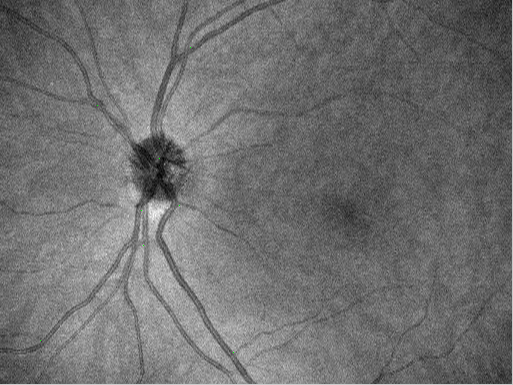
#> input picture Scripts/registration/CF_OCT/002_01.png, 513 x 385 px
$ python registration_cf_oct_v2.py
#> lines starting #> are read from the running program, lines starting #| are printed output that depends on the picture
# -*- coding: utf-8 -*-
"""
图像配准模块 - CF-OCT 配准（基于透视变换）

【核心原理】
使用已标注的对应点计算透视变换矩阵（Homography）。
透视变换可以处理更复杂的几何关系，包括投影变换。

【配准策略】
- 不管 cf2oct 还是 oct2cf，统一配准到 CF 域（1016×675）
- 配准后两图直接 resize 到 512×512
- 不使用 resize_with_padding

【主要函数】
- register_cfoct_pair: 【推荐用于data_loader】同时处理条件图+目标图（配准+resize）
- register_image: 单图配准接口（使用透视变换）
- load_keypoints: 加载关键点文件

【使用示例1 - 推荐用于data_loader：同时处理配对图像】
from registration_cf_oct import register_cfoct_pair

# 同时处理条件图和目标图（配准+resize，一步到位）
cond_pil = Image.open("cf.png").convert("RGB")
tgt_pil = Image.open("oct.png").convert("RGB")

cond_processed, tgt_registered = register_cfoct_pair(
    cond_pil, tgt_pil,
    cond_keypoints_path="cf_points.txt",
    tgt_keypoints_path="oct_points.txt",
    output_size=(512, 512)
)
# 返回的图像已经过resize_with_padding处理，可直接使用

【使用示例2 - 推荐用于predict/train：单图配准】
from registration_cf_oct import register_image_with_keypoints

# CF配准到OCT（配准+resize，一行代码完成）
cf_img = cv2.imread("cf.png")
registered_img = register_image_with_keypoints(
    cf_img,
    src_keypoints_path="cf_points.txt",
    dst_keypoints_path="oct_points.txt",
    output_size=(512, 512)
)
# 返回的图像已经过resize_with_padding处理，可直接使用

【使用示例2 - 手动调用底层函数】
from registration_cf_oct import (
    load_keypoints,
    compute_affine_matrix,
    apply_affine_transform,
    resize_with_padding
)

# 加载关键点
src_pts = load_keypoints("oct_points.txt")
dst_pts = load_keypoints("cf_points.txt")

# 计算仿射矩阵（直接在原始坐标系下计算）
affine_matrix, inliers = compute_affine_matrix(
    src_pts, dst_pts,
    method='affine',  # 'affine' 或 'similarity'
    use_ransac=True
)

# 读取源图像
oct_img = cv2.imread("oct.png")

# 应用变换（将OCT图像变换到CF坐标系）
registered_img = apply_affine_transform(
    oct_img,
    affine_matrix,
    output_size=(1016, 675)  # CF图像的尺寸
)

# 保持长宽比resize到512×512（避免拉伸变形）
img_512, scale, pad_l, pad_t = resize_with_padding(
    registered_img,
    target_size=(512, 512)
)
"""

import numpy as np
from PIL import Image
import cv2


def load_keypoints(txt_path):
    """
    从文本文件加载关键点坐标

    参数:
        txt_path (str): 关键点文件路径 (每行格式: x y)

    返回:
        np.ndarray: shape=(N, 2)，每行为 [x, y]

    示例:
        points = load_keypoints("002_01.txt")
        print(f"加载了 {len(points)} 个关键点")
    """
    points = []
    with open(txt_path, "r") as f:
        for line in f:
            line = line.strip()
            if not line or line.startswith("#"):
                continue
            parts = line.split()
            if len(parts) >= 2:
                x, y = float(parts[0]), float(parts[1])
                points.append([x, y])
    return np.array(points, dtype=np.float32)


# [60 lines left out: function register_image, not called in this run]


def register_cfoct_pair(
    cf_img,
    oct_img,
    cf_keypoints_path,
    oct_keypoints_path,
    mode='cf2oct',
    output_size=(512, 512)
):
    """
    【CF-OCT配对图像配准接口】- 推荐用于data_loader

    【配准策略】
    - 不管 cf2oct 还是 oct2cf，统一配准到 CF 域（1016×675）
    - 配准后两图直接 resize 到 512×512（不使用 resize_with_padding）

    参数:
        cf_img (np.ndarray or PIL.Image): CF图
        oct_img (np.ndarray or PIL.Image): OCT图
        cf_keypoints_path (str): CF图关键点文件路径
        oct_keypoints_path (str): OCT图关键点文件路径
        mode (str): 训练模式 ('cf2oct' 或 'oct2cf')
        output_size (tuple): 输出尺寸 (width, height)，默认(512, 512)

    返回:
        tuple: (条件图_处理后, 目标图_处理后)
            两张图都是 512×512 的 numpy 数组

    流程:
        1. 加载关键点
        2. 将 OCT 配准到 CF 域（1016×675）
        3. 两张图都直接 resize 到 512×512
        4. 根据 mode 决定返回顺序
    """
    # 1. 统一输入格式为numpy array
    if isinstance(cf_img, Image.Image):
        cf_img = np.array(cf_img)
    if isinstance(oct_img, Image.Image):
        oct_img = np.array(oct_img)

    # 2. 加载关键点
    try:
        cf_points = load_keypoints(cf_keypoints_path)
        oct_points = load_keypoints(oct_keypoints_path)
    except Exception as e:
        print(f"⚠️  加载关键点失败: {e}，将直接 resize 两张图")
        # 加载失败时，直接resize
        cf_resized = cv2.resize(cf_img, output_size, interpolation=cv2.INTER_CUBIC)
        oct_resized = cv2.resize(oct_img, output_size, interpolation=cv2.INTER_CUBIC)

        if mode == 'cf2oct':
            return cf_resized, oct_resized
        else:  # oct2cf
            return oct_resized, cf_resized

    # 3. 将 OCT 配准到 CF 域（统一到 CF 的尺寸 1016×675）
    oct_registered = register_image(cf_img, cf_points, oct_img, oct_points)

    # 4. 两张图都直接 resize 到 512×512
    cf_resized = cv2.resize(cf_img, output_size, interpolation=cv2.INTER_CUBIC)
    oct_registered_resized = cv2.resize(oct_registered, output_size, interpolation=cv2.INTER_CUBIC)

    # 5. 根据 mode 返回对应的条件图和目标图
    if mode == 'cf2oct':
        # cf 是条件图，oct 是目标图
        return cf_resized, oct_registered_resized
    else:  # oct2cf
        # oct 是条件图，cf 是目标图
        return oct_registered_resized, cf_resized


# ============ 测试代码 ============
if __name__ == "__main__":
    import os

    print("=" * 80)
    print("图像配准模块 - CF-OCT 配准测试（基于透视变换）")
    print("=" * 80)

    # 设置路径
    script_dir = os.path.dirname(os.path.abspath(__file__))
    data_dir = os.path.join(script_dir, "registration", "CF_OCT")
    result_dir = os.path.join(data_dir, "result")

    # 创建结果目录
    os.makedirs(result_dir, exist_ok=True)

    # 文件路径
    oct_img_path = os.path.join(data_dir, "002_01.png")
    cf_img_path = os.path.join(data_dir, "002_02.png")
    oct_pts_path = os.path.join(data_dir, "002_01.txt")
    cf_pts_path = os.path.join(data_dir, "002_02.txt")

    print(f"\n【1. 加载数据】")
    print(f"  OCT图像: {oct_img_path}")
    print(f"  CF图像:  {cf_img_path}")

    # 加载图像（使用OpenCV）
    oct_img = cv2.imread(oct_img_path)
#> oct_img is the input picture: shape (385, 513, 3); mean B, G, R 111.2, 111.2, 111.2
    cf_img = cv2.imread(cf_img_path)
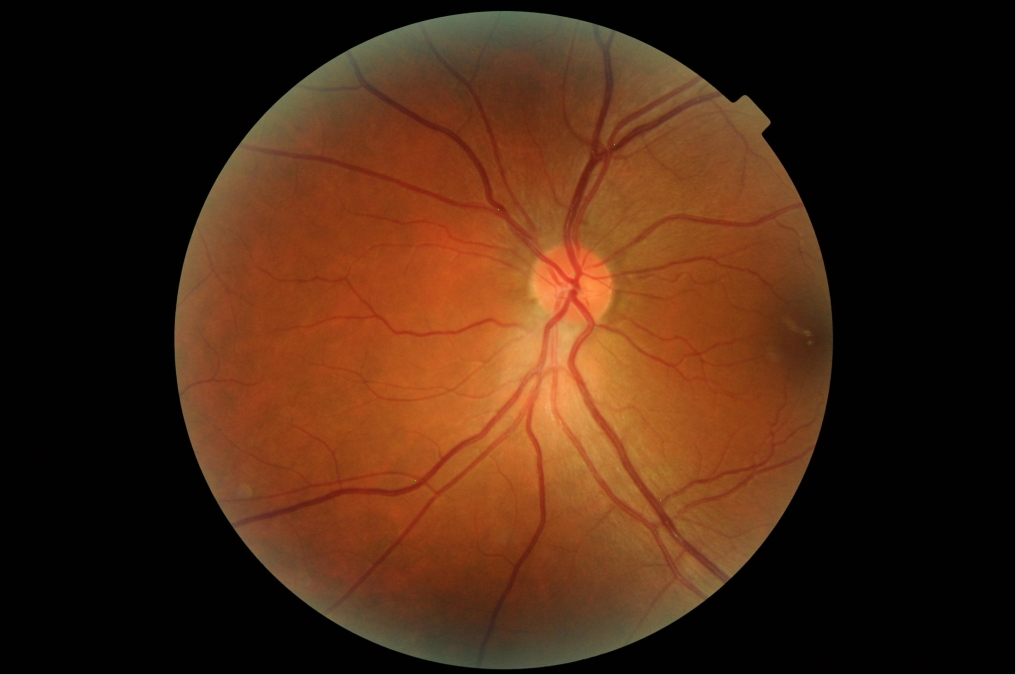
#> input picture Scripts/registration/CF_OCT/002_02.png, 1016 x 675 px
#> cf_img is the input picture: shape (675, 1016, 3); mean B, G, R 19.2, 38.8, 71.3

    if oct_img is None or cf_img is None:
        print(f"⚠️  图像加载失败，请检查文件路径")
        exit(1)

    oct_h, oct_w = oct_img.shape[:2]
#> oct_h = 385; oct_w = 513
    cf_h, cf_w = cf_img.shape[:2]
#> cf_h = 675; cf_w = 1016

    print(f"  OCT原始尺寸: {oct_w} × {oct_h}")
#|   OCT原始尺寸: 513 × 385
    print(f"  CF原始尺寸:  {cf_w} × {cf_h}")
#|   CF原始尺寸:  1016 × 675

    # ============ 测试 cf2oct 模式 ============
    print(f"\n{'=' * 80}")
    print(f"【2. 测试 cf2oct 模式】")
    print(f"{'=' * 80}")

    cond_cf2oct, tgt_cf2oct = register_cfoct_pair(
        cf_img=cf_img,
        oct_img=oct_img,
        cf_keypoints_path=cf_pts_path,
        oct_keypoints_path=oct_pts_path,
        mode='cf2oct',
        output_size=(512, 512)
    )
#> in register_cfoct_pair, `cf_resized = cv2.resize(cf_img, output_size, interpolation=cv2.INTER_C..`:
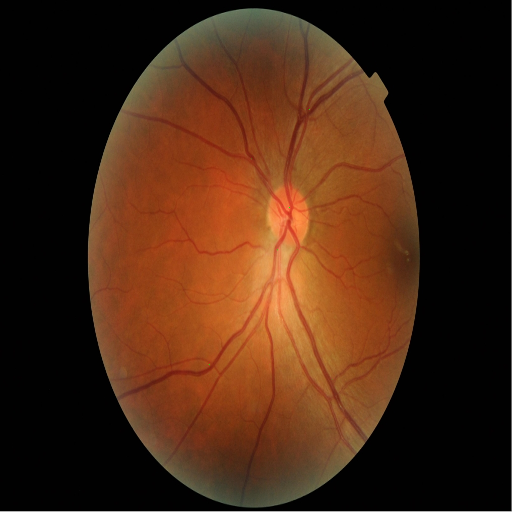
#> cf_resized: shape (512, 512, 3); mean B, G, R 19.2, 38.9, 71.3
#> in register_cfoct_pair, `oct_resized = cv2.resize(oct_img, output_size, interpolation=cv2.INTER..`:
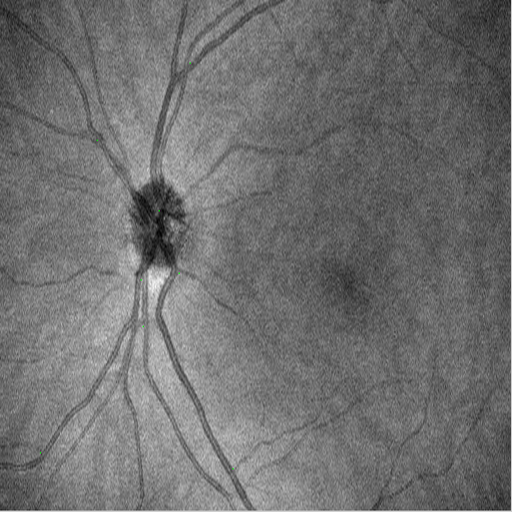
#> oct_resized: shape (512, 512, 3); mean B, G, R 111.2, 111.2, 111.2

    # 保存结果
    cf_cond_path = os.path.join(result_dir, "cf2oct_condition_cf_512.png")
    oct_tgt_path = os.path.join(result_dir, "cf2oct_target_oct_512.png")
    cv2.imwrite(cf_cond_path, cond_cf2oct)
    cv2.imwrite(oct_tgt_path, tgt_cf2oct)
    print(f"  ✓ 条件图（CF）保存到: {cf_cond_path}")
    print(f"  ✓ 目标图（OCT配准）保存到: {oct_tgt_path}")

    # ============ 测试 oct2cf 模式 ============
    print(f"\n{'=' * 80}")
    print(f"【3. 测试 oct2cf 模式】")
    print(f"{'=' * 80}")

    cond_oct2cf, tgt_oct2cf = register_cfoct_pair(
        cf_img=cf_img,
        oct_img=oct_img,
        cf_keypoints_path=cf_pts_path,
        oct_keypoints_path=oct_pts_path,
        mode='oct2cf',
        output_size=(512, 512)
    )

    # 保存结果
    oct_cond_path = os.path.join(result_dir, "oct2cf_condition_oct_512.png")
    cf_tgt_path = os.path.join(result_dir, "oct2cf_target_cf_512.png")
    cv2.imwrite(oct_cond_path, cond_oct2cf)
    cv2.imwrite(cf_tgt_path, tgt_oct2cf)
    print(f"  ✓ 条件图（OCT配准）保存到: {oct_cond_path}")
    print(f"  ✓ 目标图（CF）保存到: {cf_tgt_path}")

    # ============ 总结 ============
    print(f"\n{'=' * 80}")
    print(f"✓ 测试完成！所有结果已保存到: {result_dir}")
    print(f"{'=' * 80}")
    print(f"\n【配准策略】")
    print(f"  ✓ 不管 cf2oct 还是 oct2cf，统一配准到 CF 域（1016×675）")
    print(f"  ✓ 配准后直接 resize 到 512×512（不使用 padding）")
    print(f"  ✓ 使用透视变换（Homography）进行配准")
